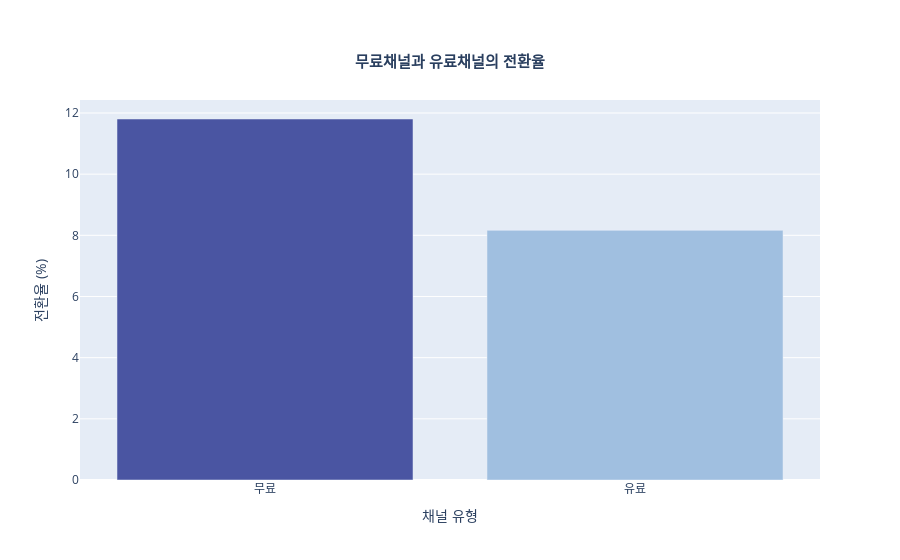

The cell this chart's notebook holds for it:
### Code cell
# bar그래프 버전 시각화

channel_types = ["무료", "유료"]
conversion_rates = [11.803136, 8.162218]
colors = ['#4A55A2', '#6A75BB', '#7895CB', '#A0BFE0']

fig = go.Figure(data=[
    go.Bar(name='전환율', x=channel_types, y=conversion_rates, marker_color=[colors[0], colors[3]])
])

fig.update_layout(
    {
        "title": {
            "text": "<b>무료채널과 유료채널의 전환율</b>",
            "x": 0.5,
            "y": 0.9,
            "font": {"size": 15}
        },
        "xaxis_title": "채널 유형",
        "yaxis_title": "전환율 (%)"
    }
)


fig.show()

### Figure 1 — Plotly figure (JSON) as saved in the notebook; plotly's stock layout.template omitted (floating-point values rounded to 4 significant figures)
{"data": [{"marker": {"color": ["#4A55A2", "#A0BFE0"]}, "name": "전환율", "type": "bar", "x": ["무료", "유료"], "y": [11.8, 8.162]}], "layout": {"title": {"font": {"size": 15}, "text": "<b>무료채널과 유료채널의 전환율</b>", "x": 0.5, "y": 0.9}, "xaxis": {"title": {"text": "채널 유형"}}, "yaxis": {"title": {"text": "전환율 (%)"}}}}
